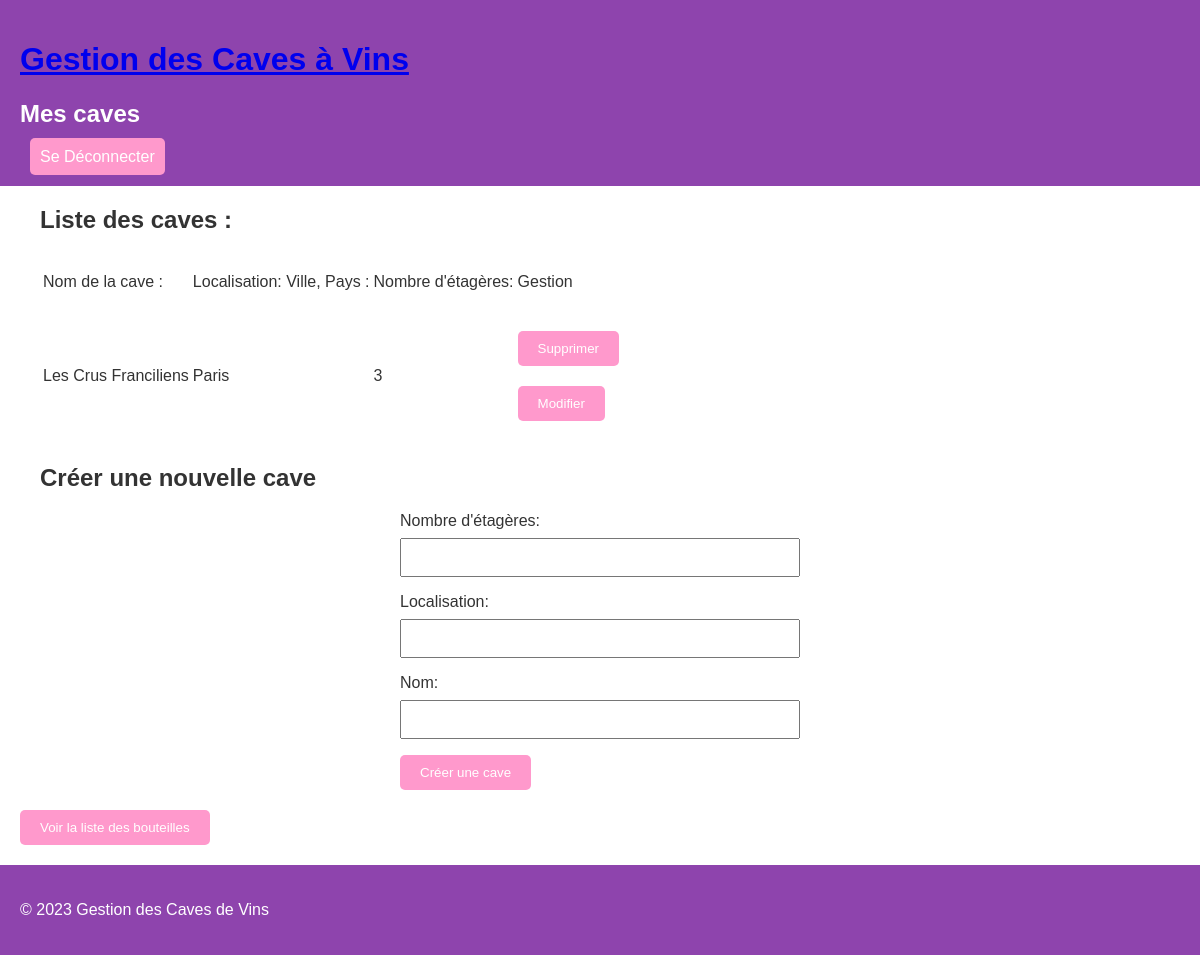
Before: /lobby (signed in) with the older database file.
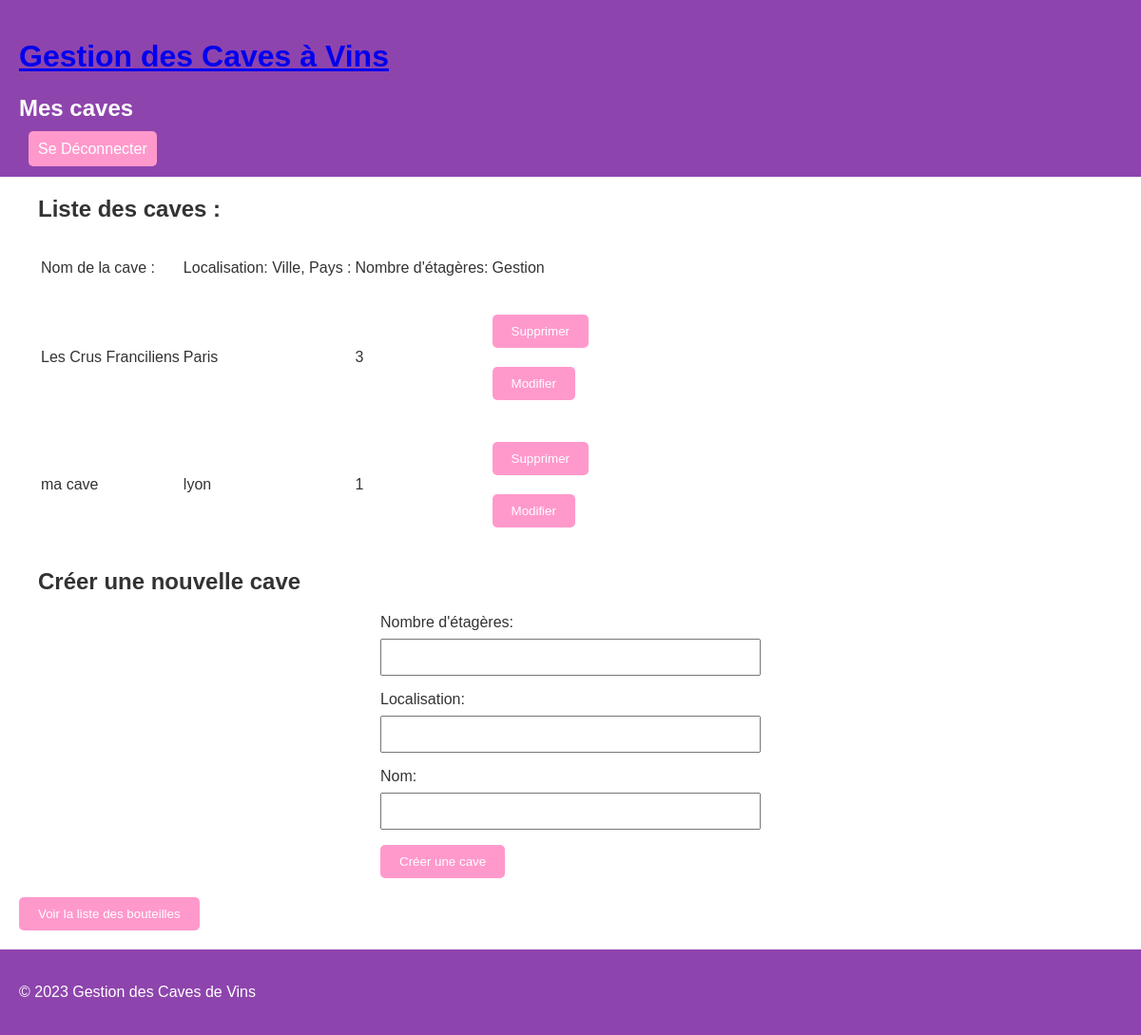
After: the same page with the newer database file.
### tables this page shows
CREATE TABLE Possession (id_user INTEGER, id_cave INTEGER, FOREIGN KEY(id_user) REFERENCES User(id), FOREIGN KEY(id_cave) REFERENCES Cave(id));

CREATE TABLE Cave (id INTEGER NOT NULL PRIMARY KEY AUTOINCREMENT, nb_etagere INTEGER, localisation TEXTE, nom TEXTE);

### app.py (the view)
@app.route("/lobby", methods=["GET", "POST"])
def lobby():
    user = action.User(session["nom"], session["prenom"], session["login"], id = session["id"])
    list_id_cave = action.User.caves_perso(user)
    if list_id_cave == None :
        return render_template("lobby.html", nb_cave = 0, connecte = True)
    else:
        return render_template("lobby.html", list_cave = list_id_cave, connecte = True)

### db.py (called while the page is built)
def connect_db():
    return sqlite3.connect("./viticulture.db")

def adapte(sql_data):
    py_data = sql_data.fetchall()
    return py_data

def sql_list_cave(id_user):
    query = "SELECT * FROM Possession JOIN Cave ON Possession.id_cave = Cave.id WHERE id_user = '" + str(id_user) + "' ;"
    return query

### objet.py (called while the page is built)
    def caves_perso(self):
        connection = db.connect_db()
        cursor = connection.cursor()
        row = cursor.execute(db.sql_list_cave(self.id))
        data = db.adapte(row)
        connection.close()
        caves_trouvees = []
        for cave in range(len(data)) :
            cave_actuelle = [data[cave][3], data[cave][4], data[cave][5], data[cave][1]]
            caves_trouvees.append(cave_actuelle)
        return caves_trouvees

### templates/lobby.html (shortened to what the changed rows need)
{% extends "layout.html" %}
{% block title %} Mes caves {% endblock %}
{% block content %}
    <section>
        {% if nb_cave == 0 %}
        <p>Vous êtes passionné de vin et souhaitez commencer votre collection ?
        Ne tardez plus, créez votre première cave dès maintenant pour organiser et suivre votre collection de vins préférés. </p>
        <p>Que vous soyez un amateur débutant ou un connaisseur expérimenté, notre plateforme vous permet de gérer facilement vos bouteilles, de connaître leur emplacement et de garder une trace de votre collection grandissante.
            Cliquez sur le bouton ci-dessous pour démarrer votre aventure vinicole et créer votre première cave personnalisée.</p>
            <div class="add-cave-form">
                <h2>Créer une nouvelle cave</h2>
                <form method="POST" action="/add_cave">
                    <label for="nb_etageres">Nombre d'étagères:</label>
                    <input type="number" id="nb_etageres" name="nb_etageres" required>
                    <label for="localisation">Localisation:</label>
                    <input type="text" id="localisation" name="localisation" required>
                    <label for="nom">Nom:</label>
                    <input type="text" id="nom" name="nom" required>
                    <button type="submit">Créer ma première cave</button>
                </form>
            </div>
        {% else  %}
                <section class="cave">
                    <h2>Liste des caves :</h2>
                    <table>
                        <tbody>
                            {% for cave in list_cave %}
                                <tr>
                                    <td>
                                        {{ cave[2] }}
                                    </td>
                                    <td>
                                        {{ cave[1] }}
                                    </td>
                                    <td>
                                        {{ cave[0] }}
                                    </td>
                                    <td>
                                        <form method="POST" action="/del_cave">
                                            <button class="delete-button">Supprimer</button>
                                        </form>
                                        <form method="POST" action="/modify_cave">
                                            <button class="edit-button">Modifier</button>
                                        </form>
                                    </td>
                                </tr>
                            {% endfor %}
                        </tbody>
                    </table>
                </section>
                <section class="form _new_cave">
                    <h2>Créer une nouvelle cave</h2>
                </section>
        {% endif %}
    </section>
{% endblock %}

Changed rows visible on the page:
added Possession: nom "ma cave", localisation "lyon", cave "1"
